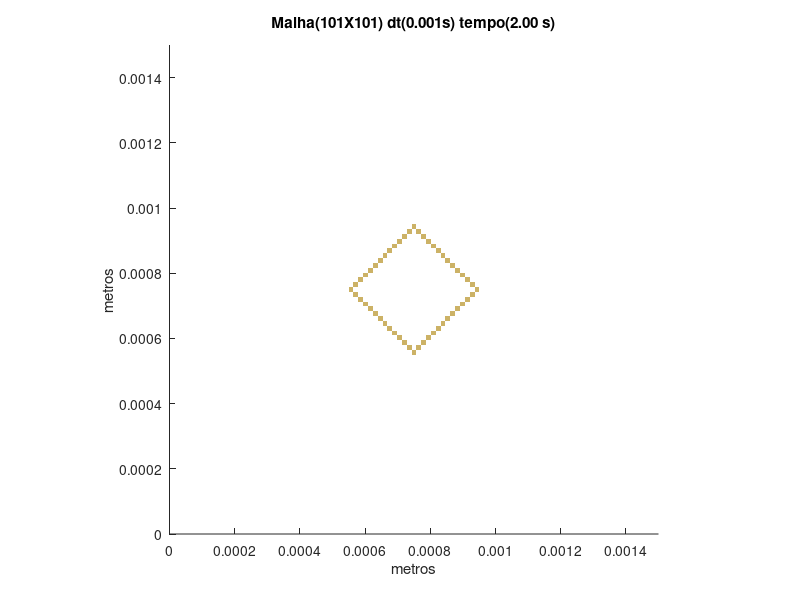

This figure's MATLAB source:
set (gca,'PlotBoxAspectRatio',[1 1 1],'Xlim',[0,0.0015],'Ylim',[0,0.0015])
hold on
title('Malha(101X101) dt(0.001s) tempo(2.00 s)')
hold on
ylabel('metros')
hold on
xlabel('metros')
hold on

fill([0.000742574257425743 0.000742574257425743 0.000757425742574257 0.000757425742574257],[0.000549504950495049 0.000564356435643564 0.000564356435643564 0.000549504950495049],[0.8,0.7,0.4],'LineStyle','none')

fill([0.000727722772277228 0.000727722772277228 0.000742574257425743 0.000742574257425743],[0.000564356435643564 0.000579207920792079 0.000579207920792079 0.000564356435643564],[0.8,0.7,0.4],'LineStyle','none')

fill([0.000757425742574257 0.000757425742574257 0.000772277227722772 0.000772277227722772],[0.000564356435643564 0.000579207920792079 0.000579207920792079 0.000564356435643564],[0.8,0.7,0.4],'LineStyle','none')

fill([0.000712871287128713 0.000712871287128713 0.000727722772277228 0.000727722772277228],[0.000579207920792079 0.000594059405940594 0.000594059405940594 0.000579207920792079],[0.8,0.7,0.4],'LineStyle','none')

fill([0.000772277227722772 0.000772277227722772 0.000787128712871287 0.000787128712871287],[0.000579207920792079 0.000594059405940594 0.000594059405940594 0.000579207920792079],[0.8,0.7,0.4],'LineStyle','none')

fill([0.000698019801980198 0.000698019801980198 0.000712871287128713 0.000712871287128713],[0.000594059405940594 0.000608910891089109 0.000608910891089109 0.000594059405940594],[0.8,0.7,0.4],'LineStyle','none')

fill([0.000787128712871287 0.000787128712871287 0.000801980198019802 0.000801980198019802],[0.000594059405940594 0.000608910891089109 0.000608910891089109 0.000594059405940594],[0.8,0.7,0.4],'LineStyle','none')

fill([0.000683168316831683 0.000683168316831683 0.000698019801980198 0.000698019801980198],[0.000608910891089109 0.000623762376237624 0.000623762376237624 0.000608910891089109],[0.8,0.7,0.4],'LineStyle','none')

fill([0.000801980198019802 0.000801980198019802 0.000816831683168317 0.000816831683168317],[0.000608910891089109 0.000623762376237624 0.000623762376237624 0.000608910891089109],[0.8,0.7,0.4],'LineStyle','none')

fill([0.000668316831683168 0.000668316831683168 0.000683168316831683 0.000683168316831683],[0.000623762376237624 0.000638613861386139 0.000638613861386139 0.000623762376237624],[0.8,0.7,0.4],'LineStyle','none')

fill([0.000816831683168317 0.000816831683168317 0.000831683168316832 0.000831683168316832],[0.000623762376237624 0.000638613861386139 0.000638613861386139 0.000623762376237624],[0.8,0.7,0.4],'LineStyle','none')

fill([0.000653465346534653 0.000653465346534653 0.000668316831683168 0.000668316831683168],[0.000638613861386139 0.000653465346534653 0.000653465346534653 0.000638613861386139],[0.8,0.7,0.4],'LineStyle','none')

fill([0.000831683168316832 0.000831683168316832 0.000846534653465347 0.000846534653465347],[0.000638613861386139 0.000653465346534653 0.000653465346534653 0.000638613861386139],[0.8,0.7,0.4],'LineStyle','none')

fill([0.000638613861386139 0.000638613861386139 0.000653465346534653 0.000653465346534653],[0.000653465346534653 0.000668316831683168 0.000668316831683168 0.000653465346534653],[0.8,0.7,0.4],'LineStyle','none')

fill([0.000846534653465347 0.000846534653465347 0.000861386138613861 0.000861386138613861],[0.000653465346534653 0.000668316831683168 0.000668316831683168 0.000653465346534653],[0.8,0.7,0.4],'LineStyle','none')

fill([0.000623762376237624 0.000623762376237624 0.000638613861386139 0.000638613861386139],[0.000668316831683168 0.000683168316831683 0.000683168316831683 0.000668316831683168],[0.8,0.7,0.4],'LineStyle','none')

fill([0.000861386138613861 0.000861386138613861 0.000876237623762376 0.000876237623762376],[0.000668316831683168 0.000683168316831683 0.000683168316831683 0.000668316831683168],[0.8,0.7,0.4],'LineStyle','none')

fill([0.000608910891089109 0.000608910891089109 0.000623762376237624 0.000623762376237624],[0.000683168316831683 0.000698019801980198 0.000698019801980198 0.000683168316831683],[0.8,0.7,0.4],'LineStyle','none')

fill([0.000876237623762376 0.000876237623762376 0.000891089108910891 0.000891089108910891],[0.000683168316831683 0.000698019801980198 0.000698019801980198 0.000683168316831683],[0.8,0.7,0.4],'LineStyle','none')

fill([0.000594059405940594 0.000594059405940594 0.000608910891089109 0.000608910891089109],[0.000698019801980198 0.000712871287128713 0.000712871287128713 0.000698019801980198],[0.8,0.7,0.4],'LineStyle','none')

fill([0.000891089108910891 0.000891089108910891 0.000905940594059406 0.000905940594059406],[0.000698019801980198 0.000712871287128713 0.000712871287128713 0.000698019801980198],[0.8,0.7,0.4],'LineStyle','none')

fill([0.000579207920792079 0.000579207920792079 0.000594059405940594 0.000594059405940594],[0.000712871287128713 0.000727722772277228 0.000727722772277228 0.000712871287128713],[0.8,0.7,0.4],'LineStyle','none')

fill([0.000905940594059406 0.000905940594059406 0.000920792079207921 0.000920792079207921],[0.000712871287128713 0.000727722772277228 0.000727722772277228 0.000712871287128713],[0.8,0.7,0.4],'LineStyle','none')

fill([0.000564356435643564 0.000564356435643564 0.000579207920792079 0.000579207920792079],[0.000727722772277228 0.000742574257425743 0.000742574257425743 0.000727722772277228],[0.8,0.7,0.4],'LineStyle','none')

fill([0.000920792079207921 0.000920792079207921 0.000935643564356436 0.000935643564356436],[0.000727722772277228 0.000742574257425743 0.000742574257425743 0.000727722772277228],[0.8,0.7,0.4],'LineStyle','none')

fill([0.000549504950495049 0.000549504950495049 0.000564356435643564 0.000564356435643564],[0.000742574257425743 0.000757425742574257 0.000757425742574257 0.000742574257425743],[0.8,0.7,0.4],'LineStyle','none')

fill([0.000935643564356436 0.000935643564356436 0.00095049504950495 0.00095049504950495],[0.000742574257425743 0.000757425742574257 0.000757425742574257 0.000742574257425743],[0.8,0.7,0.4],'LineStyle','none')

fill([0.000564356435643564 0.000564356435643564 0.000579207920792079 0.000579207920792079],[0.000757425742574257 0.000772277227722772 0.000772277227722772 0.000757425742574257],[0.8,0.7,0.4],'LineStyle','none')

fill([0.000920792079207921 0.000920792079207921 0.000935643564356436 0.000935643564356436],[0.000757425742574257 0.000772277227722772 0.000772277227722772 0.000757425742574257],[0.8,0.7,0.4],'LineStyle','none')

fill([0.000579207920792079 0.000579207920792079 0.000594059405940594 0.000594059405940594],[0.000772277227722772 0.000787128712871287 0.000787128712871287 0.000772277227722772],[0.8,0.7,0.4],'LineStyle','none')

fill([0.000905940594059406 0.000905940594059406 0.000920792079207921 0.000920792079207921],[0.000772277227722772 0.000787128712871287 0.000787128712871287 0.000772277227722772],[0.8,0.7,0.4],'LineStyle','none')

fill([0.000594059405940594 0.000594059405940594 0.000608910891089109 0.000608910891089109],[0.000787128712871287 0.000801980198019802 0.000801980198019802 0.000787128712871287],[0.8,0.7,0.4],'LineStyle','none')

fill([0.000891089108910891 0.000891089108910891 0.000905940594059406 0.000905940594059406],[0.000787128712871287 0.000801980198019802 0.000801980198019802 0.000787128712871287],[0.8,0.7,0.4],'LineStyle','none')

fill([0.000608910891089109 0.000608910891089109 0.000623762376237624 0.000623762376237624],[0.000801980198019802 0.000816831683168317 0.000816831683168317 0.000801980198019802],[0.8,0.7,0.4],'LineStyle','none')

fill([0.000876237623762376 0.000876237623762376 0.000891089108910891 0.000891089108910891],[0.000801980198019802 0.000816831683168317 0.000816831683168317 0.000801980198019802],[0.8,0.7,0.4],'LineStyle','none')

fill([0.000623762376237624 0.000623762376237624 0.000638613861386139 0.000638613861386139],[0.000816831683168317 0.000831683168316832 0.000831683168316832 0.000816831683168317],[0.8,0.7,0.4],'LineStyle','none')

fill([0.000861386138613861 0.000861386138613861 0.000876237623762376 0.000876237623762376],[0.000816831683168317 0.000831683168316832 0.000831683168316832 0.000816831683168317],[0.8,0.7,0.4],'LineStyle','none')

fill([0.000638613861386139 0.000638613861386139 0.000653465346534653 0.000653465346534653],[0.000831683168316832 0.000846534653465347 0.000846534653465347 0.000831683168316832],[0.8,0.7,0.4],'LineStyle','none')

fill([0.000846534653465347 0.000846534653465347 0.000861386138613861 0.000861386138613861],[0.000831683168316832 0.000846534653465347 0.000846534653465347 0.000831683168316832],[0.8,0.7,0.4],'LineStyle','none')

fill([0.000653465346534653 0.000653465346534653 0.000668316831683168 0.000668316831683168],[0.000846534653465347 0.000861386138613861 0.000861386138613861 0.000846534653465347],[0.8,0.7,0.4],'LineStyle','none')

fill([0.000831683168316832 0.000831683168316832 0.000846534653465347 0.000846534653465347],[0.000846534653465347 0.000861386138613861 0.000861386138613861 0.000846534653465347],[0.8,0.7,0.4],'LineStyle','none')

fill([0.000668316831683168 0.000668316831683168 0.000683168316831683 0.000683168316831683],[0.000861386138613861 0.000876237623762376 0.000876237623762376 0.000861386138613861],[0.8,0.7,0.4],'LineStyle','none')

fill([0.000816831683168317 0.000816831683168317 0.000831683168316832 0.000831683168316832],[0.000861386138613861 0.000876237623762376 0.000876237623762376 0.000861386138613861],[0.8,0.7,0.4],'LineStyle','none')

fill([0.000683168316831683 0.000683168316831683 0.000698019801980198 0.000698019801980198],[0.000876237623762376 0.000891089108910891 0.000891089108910891 0.000876237623762376],[0.8,0.7,0.4],'LineStyle','none')

fill([0.000801980198019802 0.000801980198019802 0.000816831683168317 0.000816831683168317],[0.000876237623762376 0.000891089108910891 0.000891089108910891 0.000876237623762376],[0.8,0.7,0.4],'LineStyle','none')

fill([0.000698019801980198 0.000698019801980198 0.000712871287128713 0.000712871287128713],[0.000891089108910891 0.000905940594059406 0.000905940594059406 0.000891089108910891],[0.8,0.7,0.4],'LineStyle','none')

fill([0.000787128712871287 0.000787128712871287 0.000801980198019802 0.000801980198019802],[0.000891089108910891 0.000905940594059406 0.000905940594059406 0.000891089108910891],[0.8,0.7,0.4],'LineStyle','none')

fill([0.000712871287128713 0.000712871287128713 0.000727722772277228 0.000727722772277228],[0.000905940594059406 0.000920792079207921 0.000920792079207921 0.000905940594059406],[0.8,0.7,0.4],'LineStyle','none')

fill([0.000772277227722772 0.000772277227722772 0.000787128712871287 0.000787128712871287],[0.000905940594059406 0.000920792079207921 0.000920792079207921 0.000905940594059406],[0.8,0.7,0.4],'LineStyle','none')

fill([0.000727722772277228 0.000727722772277228 0.000742574257425743 0.000742574257425743],[0.000920792079207921 0.000935643564356436 0.000935643564356436 0.000920792079207921],[0.8,0.7,0.4],'LineStyle','none')

fill([0.000757425742574257 0.000757425742574257 0.000772277227722772 0.000772277227722772],[0.000920792079207921 0.000935643564356436 0.000935643564356436 0.000920792079207921],[0.8,0.7,0.4],'LineStyle','none')

fill([0.000742574257425743 0.000742574257425743 0.000757425742574257 0.000757425742574257],[0.000935643564356436 0.00095049504950495 0.00095049504950495 0.000935643564356436],[0.8,0.7,0.4],'LineStyle','none')
